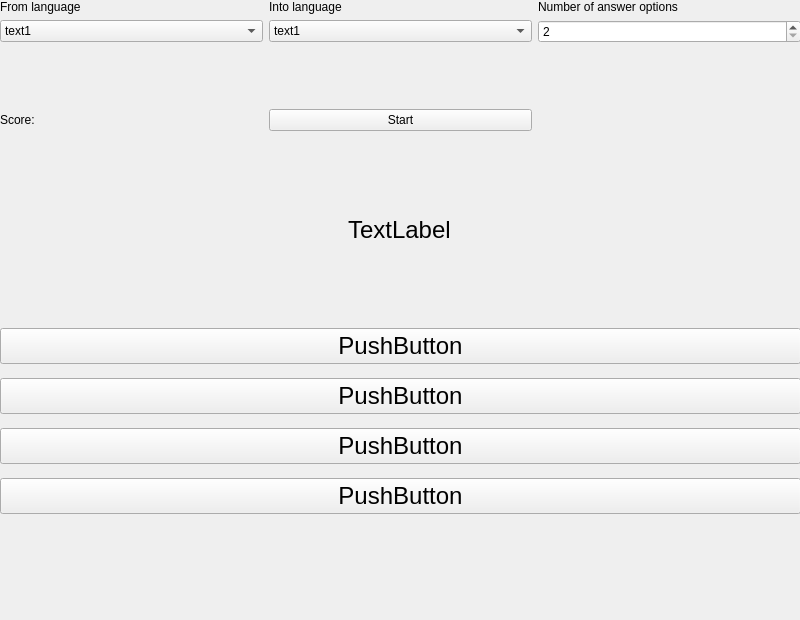
<?xml version="1.0" encoding="UTF-8"?>
<ui version="4.0">
 <class>MainWindow</class>
 <widget class="QMainWindow" name="MainWindow">
  <property name="geometry">
   <rect>
    <x>0</x>
    <y>0</y>
    <width>800</width>
    <height>620</height>
   </rect>
  </property>
  <property name="windowTitle">
   <string>Translator</string>
  </property>
  <widget class="QWidget" name="centralwidget">
   <widget class="QWidget" name="gridLayoutWidget">
    <property name="geometry">
     <rect>
      <x>0</x>
      <y>0</y>
      <width>801</width>
      <height>131</height>
     </rect>
    </property>
    <layout class="QGridLayout" name="gridLayout">
     <item row="3" column="1">
      <widget class="QPushButton" name="StartButton">
       <property name="text">
        <string>Start</string>
       </property>
      </widget>
     </item>
     <item row="0" column="2">
      <widget class="QLabel" name="labelNumberOfAns">
       <property name="text">
        <string>Number of answer options</string>
       </property>
       <property name="margin">
        <number>10</number>
       </property>
      </widget>
     </item>
     <item row="0" column="0">
      <widget class="QLabel" name="labelFromLang">
       <property name="text">
        <string>From language</string>
       </property>
       <property name="margin">
        <number>10</number>
       </property>
      </widget>
     </item>
     <item row="1" column="2">
      <widget class="QSpinBox" name="spinBoxNumbOfAns">
       <property name="minimum">
        <number>2</number>
       </property>
       <property name="maximum">
        <number>4</number>
       </property>
      </widget>
     </item>
     <item row="0" column="1">
      <widget class="QLabel" name="labelIntoLang">
       <property name="text">
        <string>Into language</string>
       </property>
       <property name="margin">
        <number>10</number>
       </property>
      </widget>
     </item>
     <item row="3" column="0">
      <widget class="QLabel" name="labelScore">
       <property name="text">
        <string>Score:</string>
       </property>
       <property name="margin">
        <number>10</number>
       </property>
      </widget>
     </item>
     <item row="2" column="0">
      <spacer name="verticalSpacer">
       <property name="orientation">
        <enum>Qt::Vertical</enum>
       </property>
       <property name="sizeHint" stdset="0">
        <size>
         <width>20</width>
         <height>40</height>
        </size>
       </property>
      </spacer>
     </item>
     <item row="1" column="0">
      <widget class="QComboBox" name="comboBoxFromLang">
       <property name="currentText">
        <string>text1</string>
       </property>
       <item>
        <property name="text">
         <string>text1</string>
        </property>
       </item>
       <item>
        <property name="text">
         <string>text2</string>
        </property>
       </item>
      </widget>
     </item>
     <item row="1" column="1">
      <widget class="QComboBox" name="comboBoxIntoLang">
       <property name="currentText">
        <string>text1</string>
       </property>
       <item>
        <property name="text">
         <string>text1</string>
        </property>
       </item>
       <item>
        <property name="text">
         <string>text2</string>
        </property>
       </item>
      </widget>
     </item>
    </layout>
   </widget>
   <widget class="QWidget" name="horizontalLayoutWidget">
    <property name="geometry">
     <rect>
      <x>-1</x>
      <y>190</y>
      <width>801</width>
      <height>80</height>
     </rect>
    </property>
    <layout class="QHBoxLayout" name="horizontalLayout">
     <item>
      <spacer name="horizontalSpacer_2">
       <property name="orientation">
        <enum>Qt::Horizontal</enum>
       </property>
       <property name="sizeHint" stdset="0">
        <size>
         <width>40</width>
         <height>20</height>
        </size>
       </property>
      </spacer>
     </item>
     <item>
      <widget class="QLabel" name="labelFromWord">
       <property name="font">
        <font>
         <pointsize>18</pointsize>
        </font>
       </property>
       <property name="text">
        <string>TextLabel</string>
       </property>
      </widget>
     </item>
     <item>
      <spacer name="horizontalSpacer">
       <property name="orientation">
        <enum>Qt::Horizontal</enum>
       </property>
       <property name="sizeHint" stdset="0">
        <size>
         <width>40</width>
         <height>20</height>
        </size>
       </property>
      </spacer>
     </item>
    </layout>
   </widget>
   <widget class="QWidget" name="gridLayoutWidget_2">
    <property name="geometry">
     <rect>
      <x>0</x>
      <y>320</y>
      <width>801</width>
      <height>203</height>
     </rect>
    </property>
    <layout class="QGridLayout" name="gridLayout_2">
     <item row="0" column="0">
      <widget class="QPushButton" name="pushButtonAns1">
       <property name="font">
        <font>
         <pointsize>18</pointsize>
        </font>
       </property>
       <property name="text">
        <string>PushButton</string>
       </property>
      </widget>
     </item>
     <item row="2" column="0">
      <widget class="QPushButton" name="pushButtonAns3">
       <property name="font">
        <font>
         <pointsize>18</pointsize>
        </font>
       </property>
       <property name="text">
        <string>PushButton</string>
       </property>
      </widget>
     </item>
     <item row="1" column="0">
      <widget class="QPushButton" name="pushButtonAns2">
       <property name="font">
        <font>
         <pointsize>18</pointsize>
        </font>
       </property>
       <property name="text">
        <string>PushButton</string>
       </property>
      </widget>
     </item>
     <item row="3" column="0">
      <widget class="QPushButton" name="pushButtonAns4">
       <property name="font">
        <font>
         <pointsize>18</pointsize>
        </font>
       </property>
       <property name="text">
        <string>PushButton</string>
       </property>
      </widget>
     </item>
    </layout>
   </widget>
  </widget>
  <widget class="QMenuBar" name="menubar">
   <property name="geometry">
    <rect>
     <x>0</x>
     <y>0</y>
     <width>800</width>
     <height>26</height>
    </rect>
   </property>
  </widget>
 </widget>
 <resources/>
 <connections/>
</ui>
